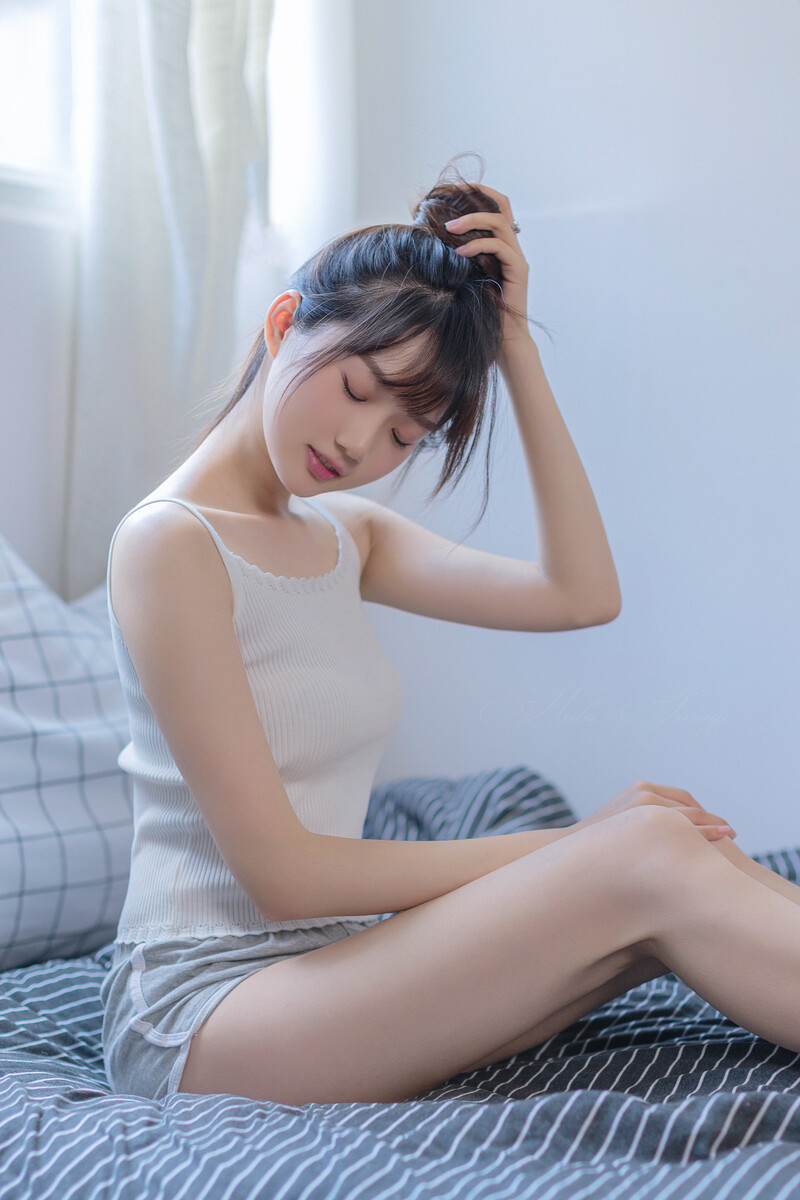
#> input picture Python/Crouse/Expermient5/00048.jpg, 800 x 1200 px
$ python 6.py
#> lines starting #> are read from the running program, lines starting #| are printed output that depends on the picture
# -*-coding:UTF-8-*-
from PIL import Image

image = Image.open('00048.jpg')
#> image is the input picture: PIL image 800x1200 RGB; mean R, G, B 164.1, 167, 179.6
print(image.mode, image.size, image.format)
#| RGB (800, 1200) JPEG
image.show()
grey_image = image.convert('L')
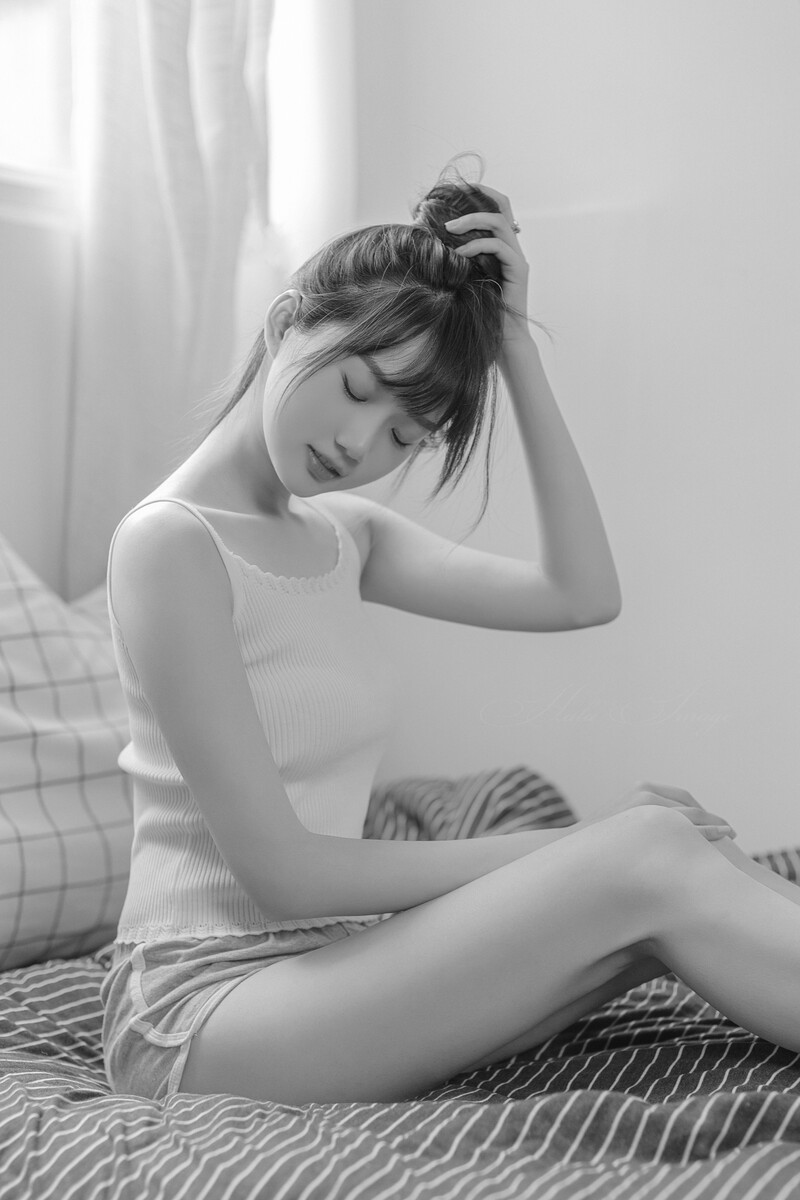
#> grey_image: PIL image 800x1200 L; min 6, max 255, mean 167.6
grey_image.show()
